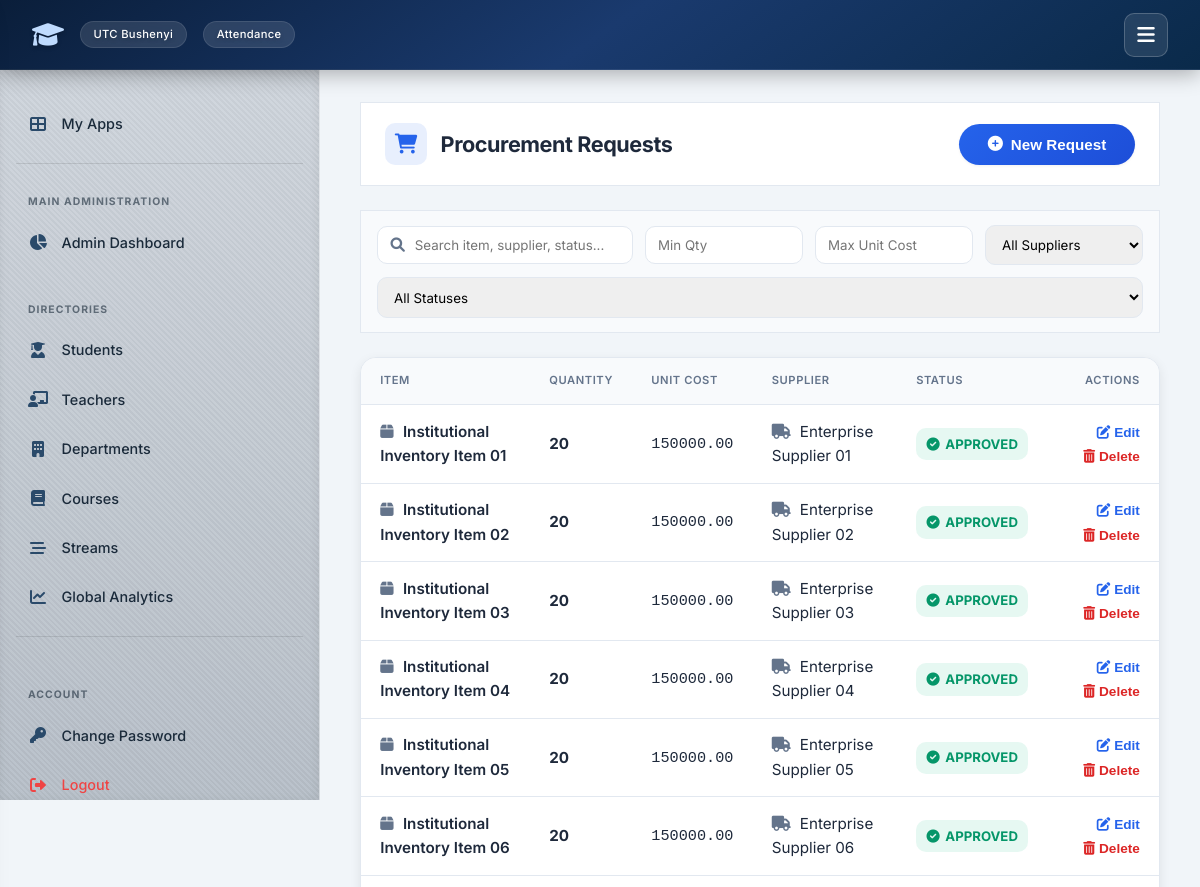
/inventory/procurement/ (signed in, upper part), run on an earlier commit of the app's database.
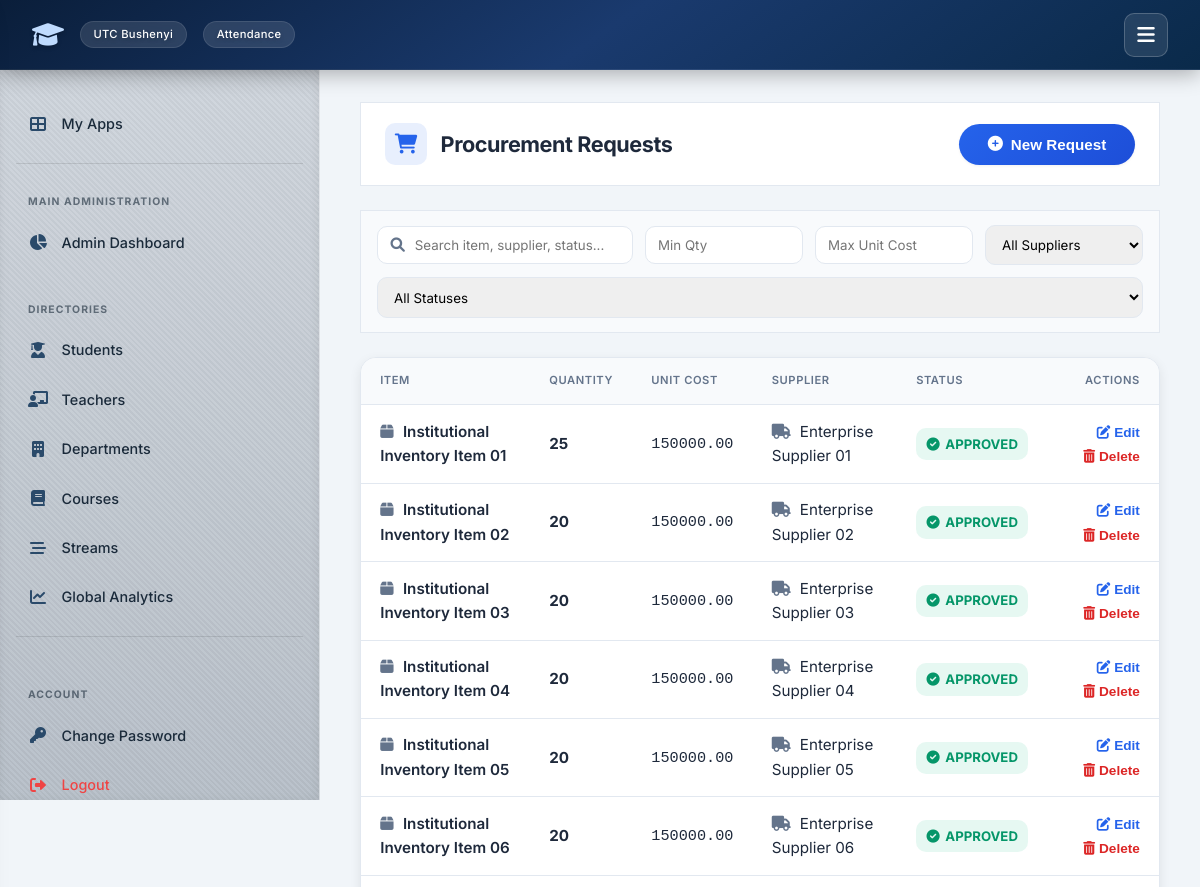
And on a later commit of the database.
### attendance/models.py (models this page shows, shortened)
class Procurement(models.Model):
    STATUS_CHOICES = [
        ('REQUESTED','Requested'),
        ('APPROVED','Approved'),
        ('ORDERED','Ordered'),
        ('RECEIVED','Received'),
        ('CANCELLED','Cancelled'),
    ]
    item = models.ForeignKey(InventoryItem, on_delete=models.CASCADE, related_name='procurements')
    quantity = models.PositiveIntegerField()
    unit_cost = models.DecimalField(max_digits=10, decimal_places=2)
    supplier = models.ForeignKey(Supplier, on_delete=models.SET_NULL, null=True, related_name='procurements')
    request_date = models.DateField(auto_now_add=True)
    expected_delivery = models.DateField(null=True, blank=True)
    status = models.CharField(max_length=20, choices=STATUS_CHOICES, default='REQUESTED')
    approved_by = models.ForeignKey(User, on_delete=models.SET_NULL, null=True, related_name='approved_procurements')

class InventoryItem(models.Model):
    CATEGORY_CHOICES = [
        ('FURNITURE', 'Furniture'),
        ('ELECTRONICS', 'Electronics'),
        ('STATIONERY', 'Stationery'),
        ('SPORTS', 'Sports Equipment'),
        ('LAB', 'Lab Equipment'),
        ('OTHER', 'Other'),
    ]
    name = models.CharField(max_length=255)
    category = models.CharField(max_length=20, choices=CATEGORY_CHOICES, default='OTHER')
    quantity = models.PositiveIntegerField(default=0)
    unit_price = models.DecimalField(max_digits=10, decimal_places=2, default=0)
    supplier = models.ForeignKey(Supplier, on_delete=models.SET_NULL, null=True, blank=True, related_name='items')
    location = models.CharField(max_length=255, blank=True)  # e.g., store room
    reorder_level = models.PositiveIntegerField(default=10)
    description = models.TextField(blank=True)

class Supplier(models.Model):
    name = models.CharField(max_length=255)
    contact_person = models.CharField(max_length=255, blank=True)
    phone = models.CharField(max_length=20, blank=True)
    email = models.EmailField(blank=True)
    address = models.TextField(blank=True)

### attendance/views_admin.py (the view, shortened to what this page needs)
# urls.py: path('inventory/procurement/', views_admin.manage_procurement, name='manage_procurement'),
@login_required
def manage_procurement(request):
    if request.user.role != User.IS_ADMIN:
        return HttpResponse("Unauthorized", status=403)
    procurements = Procurement.objects.select_related('item', 'supplier', 'approved_by').all()
    items = InventoryItem.objects.all()
    suppliers = Supplier.objects.all()
    return render(request, 'attendance/manage_procurement.html', {
        'procurements': procurements,
        'items': items,
        'suppliers': suppliers,
    })

### templates/attendance/manage_procurement.html (shortened to what this page needs)
{% extends 'attendance/base.html' %}
{% block content %}
{% block sidebar %}
{% include "attendance/sidebar.html" %}
{% endblock %}
<div class="page-header-actions">
    <div class="header-title-group">
        <div class="header-icon-box">
            <i class="fas fa-shopping-cart"></i>
        </div>
        <h2>Procurement Requests</h2>
    </div>
    <div>
        <button class="btn" id="openModalBtn" style="background: linear-gradient(135deg, #2563eb, #1d4ed8);">
            <i class="fas fa-plus-circle"></i> New Request
        </button>
    </div>
</div>
<div class="filter-toolbar">
    <div class="search-box-wrapper">
        <i class="fas fa-search"></i>
        <input type="text" id="procSearchInput" class="form-control" placeholder="Search item, supplier, status...">
    </div>
    <input type="number" id="procMinQtyInput" class="form-control filter-select" placeholder="Min Qty">
    <input type="number" step="0.01" id="procMaxCostInput" class="form-control filter-select" placeholder="Max Unit Cost">
    <select id="procSupplierFilter" class="form-control filter-select">
        <option value="ALL">All Suppliers</option>
    </select>
    <select id="procStatusFilter" class="form-control filter-select">
        <option value="ALL">All Statuses</option>
    </select>
</div>
<div class="card" style="padding:0; overflow:hidden;">
    <table class="table" id="procurementTable">
        <thead>
            <tr>
                <th>Item</th>
                <th>Quantity</th>
                <th>Unit Cost</th>
                <th>Supplier</th>
                <th>Status</th>
                <th style="text-align: right;">Actions</th>
            </tr>
        </thead>
        <tbody id="procurementTableBody">
            {% for proc in procurements %}
            <tr class="procurement-row"
                data-quantity="{{ proc.quantity }}"
                data-cost="{{ proc.unit_cost }}"
                data-supplier="{{ proc.supplier.id|default:'' }}"
                data-status="{{ proc.status }}">
                <td style="font-weight: 600; color: var(--text-main);">
                    <i class="fas fa-box" style="margin-right: 0.35rem; color: var(--text-muted);"></i> {{ proc.item.name }}
                </td>
                <td><span style="font-weight: 700;">{{ proc.quantity }}</span></td>
                <td style="font-family: monospace;">{{ proc.unit_cost }}</td>
                <td>
                    <i class="fas fa-truck" style="margin-right: 0.3rem; color: var(--text-muted);"></i> {{ proc.supplier.name|default:"-" }}
                </td>
                <td>
                    {% if proc.status == 'REQUESTED' %}
                        <span class="proc-status status-requested"><i class="fas fa-clock"></i> {{ proc.status }}</span>
                    {% elif proc.status == 'APPROVED' %}
                        <span class="proc-status status-approved"><i class="fas fa-check-circle"></i> {{ proc.status }}</span>
                    {% else %}
                        <span class="proc-status" style="background: rgba(107, 114, 128, 0.1); color: #4b5563;"><i class="fas fa-info-circle"></i> {{ proc.status }}</span>
                    {% endif %}
                </td>
                <td style="text-align: right;">
                    <button type="button" class="action-link edit"
                        onclick="openEditProcModal('{{ proc.id }}', '{{ proc.item.id }}', '{{ proc.quantity }}', '{{ proc.unit_cost }}', '{{ proc.supplier.id|default:'' }}', '{{ proc.expected_delivery|date:'Y-m-d'|default:'' }}', '{{ proc.status }}')">
                        <i class="fas fa-edit"></i> Edit
                    </button>
                    <button type="button" class="action-link delete"
                        onclick="openDeleteProcModal('{{ proc.id }}', '{{ proc.item.name|escapejs }}')">
                        <i class="fas fa-trash-alt"></i> Delete
                    </button>
                </td>
            </tr>
            {% endfor %}
        </tbody>
    </table>
</div>
{% endblock %}

What changed in the data, as far as the page shows it:
changed Procurement "Institutional Inventory Item 01": quantity "20" → "25"
